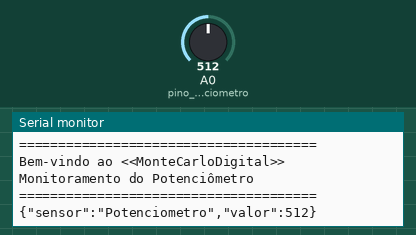
Simulated run of this sketch. Board: Arduino Uno, built with avr-gcc and run on an emulated ATmega328P. On the bench: the last lines printed to the serial monitor. Inputs (shaded band) come from the test bench; at power-on: A0 (pino_potenciometro) = 512.

Above: at 1.2 s.
1.3 s: A0 (pino_potenciometro) set to 716
At 2.5 s:
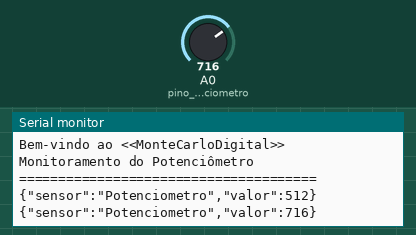
2.8 s: A0 (pino_potenciometro) set to 900
At 3.9 s:
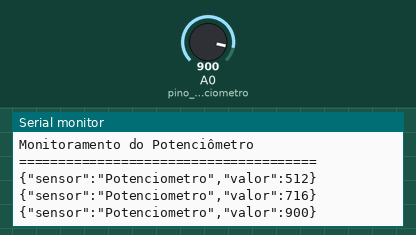
Timing chart, 0 to 5.8 s (numbered marks = the images above; inputs shaded):
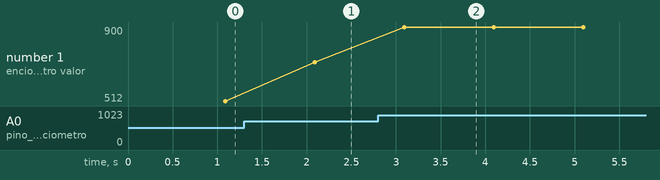

Measured:
- after the input at 1.3 s, the serial monitor: prints a new line after 0.79 s (image 1)
- after the input at 2.8 s, the serial monitor: prints a new line after 0.29 s (image 2)
- plotted number 1: 512 → 716 after the input at 1.3 s, 716 → 900 after the input at 2.8 s

The sketch:

potenciometro_JSON.ino.ino
```cpp
#include <ArduinoJson.h>

const int pino_potenciometro = A0;
int valor_potenciometro;

void setup() {
  Serial.begin(9600);
  Serial.println("======================================");
  Serial.println("Bem-vindo ao <<MonteCarloDigital>>");
  Serial.println("Monitoramento do Potenciômetro");
  Serial.println("======================================");
}

void loop() {
  delay(1000);

  valor_potenciometro = analogRead(pino_potenciometro);

  StaticJsonDocument<200> doc;
  doc["sensor"] = "Potenciometro";
  doc["valor"] = valor_potenciometro;

  String json;
  serializeJson(doc, json);
  Serial.println(json);
}
```
